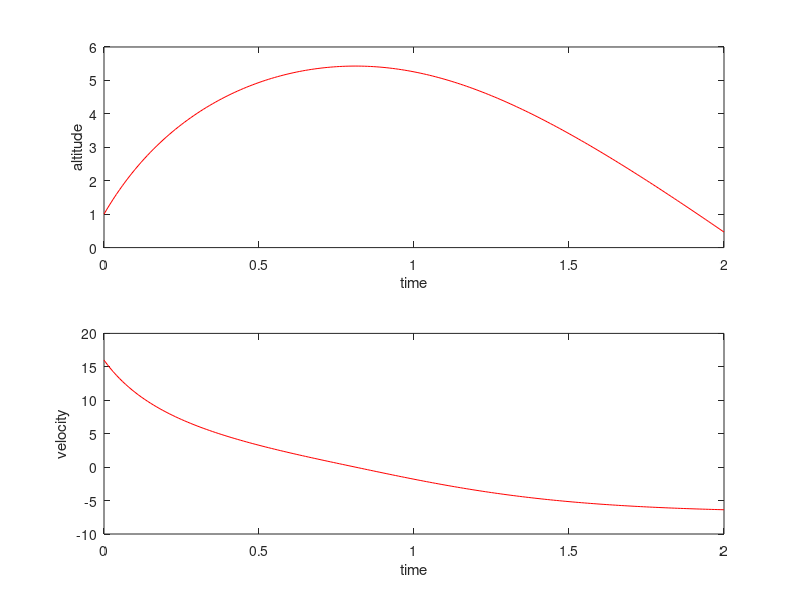

Reproduce this figure in MATLAB.
% Badminton - 3rd order Runge-Kutta method
%%%%%%%%%%%%%%%%%%%%%%%%%%%%%%%%%%%%%%%%%%

clear
clc

% define parameters:
g = 9.8;
v_lim = 6.8;
m = 1;
alpha = m*g / v_lim^2;
z0 = 1;
v0 = 16;

% set variables:
t0 = 0;
tf = 2;
h = 0.01;

% define vectors:
t = [t0:h:tf]';
N = length(t);
z = zeros(N, 1);
v = zeros(N, 1);

% initial conditions:
z(1) = 1;
v(1) = 16;


% Run 3rd order Runge-Kutta:
for i=1:N-1
    
    % the derivatives of v and z at time t = t(i):
    r1v = -g - alpha * sign(v(i)) * (abs(v(i)))^2;
    r1z = v(i);
    
    % the derivatives of v and z at time t = t(i) + h/2:
    r2v = -g - alpha * sign(   v(i) + h/2 * r1v    ) * (abs(    v(i) + h/2 * r1v   ))^2;
    r2z = v(i) + h/2 * r1v;
    
    % the derivatives of v and z at time t = t(i) + h:
    r3v = -g - alpha * sign( v(i) - h * r1v + 2*h * r2v ) * (abs( v(i) - h * r1v + 2*h * r2v ))^2;
    r3z = v(i) - h * r1v + 2*h * r2v;

    
    % calculate v(i+1) and z(i+1) using r1v, r2v and r1z, r2z:
    v(i+1) = v(i) + h * (1/6 * r1v + 2/3 * r2v + 1/6 * r3v);
    z(i+1) = z(i) + h * (1/6 * r1z + 2/3 * r2z + 1/6 * r3z);
        
end

% do plotting:
subplot(2,1,1)
plot(t, z, 'r-');
hold on
xlabel('time');
ylabel('altitude');

subplot(2,1,2)
plot(t, v, 'r-');
hold on
xlabel('time');
ylabel('velocity');






